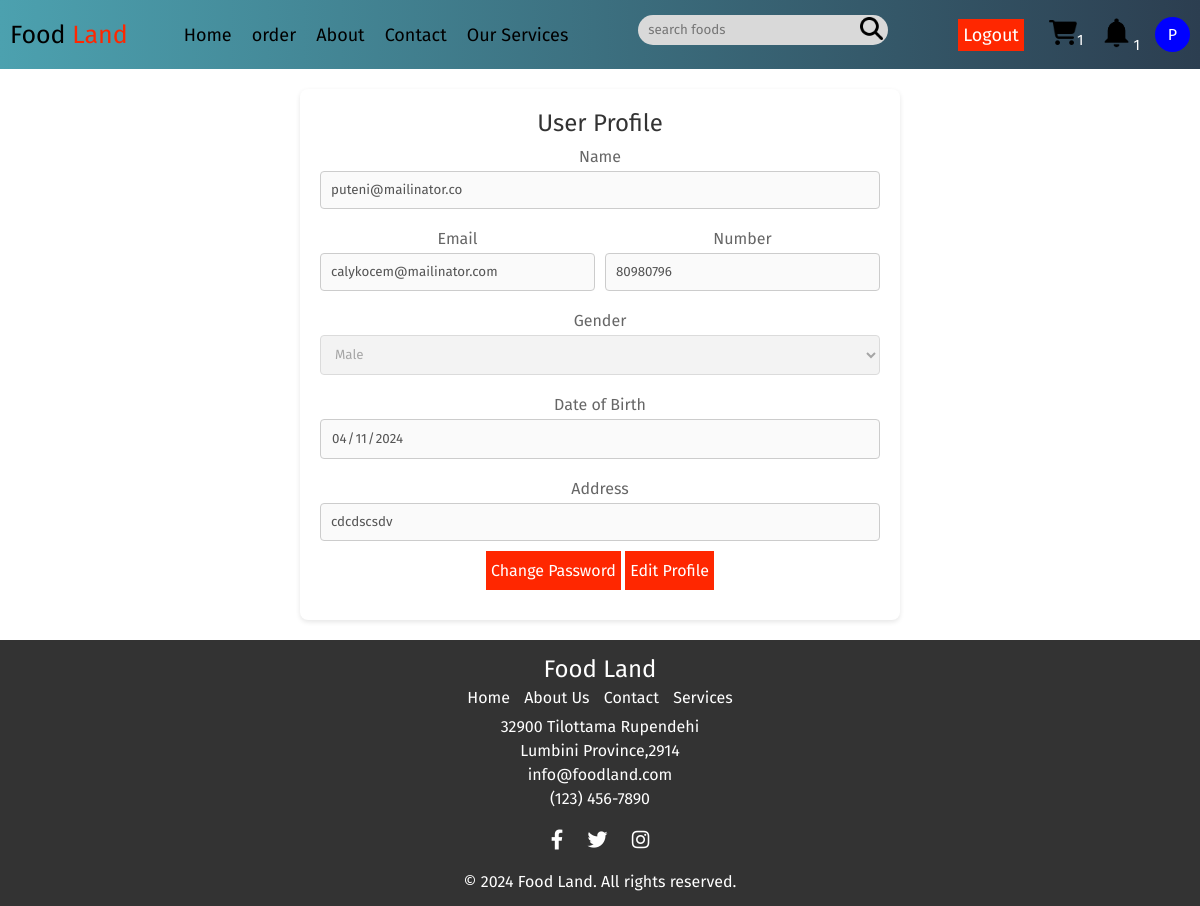
Page /pages/profile.php (signed in) on the committed database.
### tables this page shows
CREATE TABLE `users` (
  `id` varchar(100) NOT NULL DEFAULT uuid(),
  `name` varchar(20) NOT NULL,
  `email` varchar(50) NOT NULL,
  `number` varchar(10) NOT NULL,
  `password` varchar(255) NOT NULL,
  `address` varchar(500) NOT NULL,
  `gender` varchar(10) DEFAULT NULL,
  `verified` tinyint(1) DEFAULT NULL,
  `dob` date DEFAULT NULL,
  `otp` int(11) DEFAULT NULL
);

### pages/profile.php (the view, shortened to what this page needs)
<?php
include('../components/fetchdata.php');
?>
<?php
$sql = "SELECT * FROM users WHERE id='$userId'";
$query = mysqli_query($conn, $sql);
if ($query && mysqli_num_rows($query) > 0) {
   $userData = mysqli_fetch_assoc($query);
}
?>
<!DOCTYPE html>
<html lang="en">
<head>
</head>
<body>
   <?php include('../components/navbar.php'); ?>
   <div class="userProfile">
      <section class="profile">
         <h1>User Profile</h1>
         <form action="" method="post">
            <div class="form-group">
               <label for="name">Name</label>
               <input type="text" id="name" name="name" value="<?php echo isset($userData['name']) ? $userData['name'] : ''; ?>" disabled>
            </div>
            <div class="form-group">
               <div class="emailnum">
                  <div class="email">
                     <label for="email">Email</label>
                     <input type="email" id="email" name="email" value="<?php echo isset($userData['email']) ? $userData['email'] : ''; ?>" disabled>
                  </div>
                  <div class="number">
                     <label for="number">Number</label>
                     <input type="tel" id="number" name="number" value="<?php echo isset($userData['number']) ? $userData['number'] : ''; ?>" disabled>
                  </div>
               </div>
            </div>
            <div class="form-group">
               <label for="gender">Gender</label>
               <select name="gender" id="gender" disabled>
                  <option value="male" <?php echo isset($userData['gender']) && $userData['gender'] == 'male' ? 'selected' : ''; ?>>Male</option>
               </select>
            </div>
            <div class="form-group">
               <label for="date">Date of Birth</label>
               <input type="date" id="date" name="dob" value="<?php echo isset($userData['dob']) ? $userData['dob'] : ''; ?>" disabled>
            </div>
            <div class="form-group">
               <label for="address">Address</label>
               <input type="text" id="address" name="address" value="<?php echo isset($userData['address']) ? $userData['address'] : ''; ?>" disabled>
            </div>
            <div class="form-submit">
               <a href="../services/changepassword.php">Change Password</a>
               <a href="update_profile.php">Edit Profile</a>
            </div>
         </form>
      </section>
   </div>
   <?php include('../components/footer.php'); ?>
</body>
</html>

### components/navbar.php (shortened to what this page needs)
<!DOCTYPE html>
<html lang="en">
<head>
</head>
<body>
    <?php
    require('../components/fetchdata.php');
    ?>
    <div style="display: flex; margin:0 auto;background: linear-gradient(90deg, #4ca1af, #2c3e50);">
        <nav>
            <div class="logo">
                <a href="../pages/home.php"> Food <span>Land</span></a>
            </div>
            <div class="right_nav">
                <ul class='menu'>
                    <li><a href="../pages/home.php">Home</a></li>
                    <?php
                     if (isset($userId)) {
                    echo '<li><a href="../pages/Orders.php">order</a></li>';
                     }
                     ?>
                    <li><a href="../pages/about_more_page.php">About</a></li>
                    <li><a href="../pages/contact.php">Contact</a></li>
                    <li><a href="../pages/services.php">Our Services</a></li>
                </ul>
                <div class='search_bar'>
                    <form action="" method="POST">
                        <input type="text" class="nav_input" placeholder="search foods">
                        <button  type="submit"><img src="../assets/search.png" alt="" style="height:23px;"></button>
                    </form>
                </div>
                <ul class='user'>
                    <li>
                        <?php
                        if (isset($userId)) {
                            echo '<button class="nav_btn"><a href="../components/user_logout.php" style="color: white;">Logout</a></button>';
                        } else {
                            echo '<button class="nav_btn" style="margin-right: 5px;"><a href="../pages/signup.php"  style="color: white;">Signup</a></button>';
                            echo '<button class="nav_btn" ><a href="../pages/login.php" style="color: white;">Login</a></button>';
                        }
                        ?>
                    </li>
                    <li>
                <?php
    if(!isset($userId)){
        echo '<a href="../pages/cart.php"><img src="../assets/cart.png" alt="cart_icon" style="height:25px;" id="toggle_cart"></a>';
    } else {
        echo '<a href="../pages/cart.php"><img src="../assets/cart.png" alt="cart_icon" style="height:25px;" id="toggle_cart"></a>';
        $sql = mysqli_query($conn, "select * from `carts` where userid='$userId'");
        if($row = mysqli_num_rows($sql) > 0) {
             echo "<span style='color:white;font-size:15px;'>$row</span>";
        } else {
            echo "";
        }
    }
?>  </li>
         <li>
            <?php
              if(isset($userId)){
              echo' <a href="../pages/notification.php"><img src="../assets/notification.png" alt="" style="height:35px"></a>';
              $sql=mysqli_query($conn,"SELECT * from `notifications` Where userId='$userId'");
              if($row=mysqli_num_rows($sql)>0){
             echo "<span style='color:white;font-size:15px;'>$row</span>";
              }
              }else{
                echo "";
              }
          ?>
        </li>
                    <?php if (isset($userName)) : ?>
                        <li id="profile">
                            <a href="../pages/profile.php">
                                <?php
                                $firstLetter = strtoupper(substr($userName, 0, 1));
                                ?>
                                <div style='width: 35px; height: 35px; border-radius: 50%; background-color: blue; color: white; display: flex; justify-content: center; align-items: center;'>
                                    <?php echo $firstLetter; ?>
                                </div>
                            </a>
                        </li>
                    <?php endif; ?>
                </ul>
            </div>
        </nav>
    </div>
</body>

### pages/profile.php (style rules this page uses)
.userProfile { max-width: 600px; margin: 20px auto; padding: 20px; background-color: #fff; border-radius: 8px; box-shadow: 0 2px 5px rgba(0, 0, 0, 0.1); }
.profile { text-align: center; margin-bottom: 20px; }
.profile h1 { margin-bottom: 10px; color: #333; }
.form-group { margin-bottom: 20px; display: flex; flex-direction: column; }
.form-group label { color: #666; margin-bottom: 5px; }
.form-group input[type="text"], .form-group input[type="email"], .form-group input[type="number"], .form-group input[type="date"], .form-group select { width: 100%; padding: 10px; border: 1px solid #ccc; border-radius: 4px; transition: border-color 0.3s ease; box-sizing: border-box; }
.emailnum { display: flex; gap: 10px; }
.emailnum .email, .emailnum .number { flex: 1; }
.emailnum .email label, .emailnum .number label { display: block; margin-bottom: 5px; color: #666; }
.emailnum .email input, .emailnum .number input { width: 100%; padding: 10px; border: 1px solid #ccc; border-radius: 4px; transition: border-color 0.3s ease; box-sizing: border-box; }
.form-submit a { text-decoration: none; margin-top: 10px; padding: 10px 5px; border: none; outline: none; color: white; background-color: #FF2700; }

### components/navbar.php (style rules this page uses)
* { margin: 0; padding: 0; box-sizing: border-box; font-family: "Fira Sans", sans-serif; font-weight: 400; font-style: normal; }
.logo span { color: #FF2700; }
nav { width: 100%; max-width: 1400px; padding: 15px 10px; margin: 0 auto; }
.menu { font-size: 18px; gap: 20px; }
nav { z-index: 999; }
nav, .menu, .user { display: flex; align-items: center; justify-content: space-between; }
.user { gap: 15px; }
.menu li, .user li { list-style: none; cursor: pointer; }
.menu li a, .user li a { text-decoration: none; color: black; }
.logo a { text-decoration: none; color: black; font-size: 25px; }
.nav_btn { background-color: #FF2700; border: none; outline: none; cursor: pointer; font-size: 18px; padding: 5px; }
.nav_input { border: none; outline: none; background-color: transparent; width: 90%; height: 80%; border-radius: 23px; padding: 5px; }
.search_bar form { width: 250px; height: 30px; background-color: #D9D9D9; border-radius: 25px; padding: 3px 5px; display: flex; align-items: center; justify-content: space-between; }
.right_nav { display: none; gap: 70px; }
#profile { display: flex; align-items: center; }
#toggle_cart, #toggle_btn { margin-left: 10px; height: 25px; }
.search_bar img { cursor: pointer; }
.search_bar button { border: none; outline: none; background: none; }

### components/footer.php (style rules this page uses)
body { font-family: Arial, sans-serif; margin: 0; padding: 0; }
a { cursor: pointer; }

### rows in the picture
users: name "P", name "puteni@mailinator.co", email "calykocem@mailinator.com", number "80980796", gender "Male", dob "04/11/2024", address "cdcdscsdv"

### other values in the picture
$row "1"
